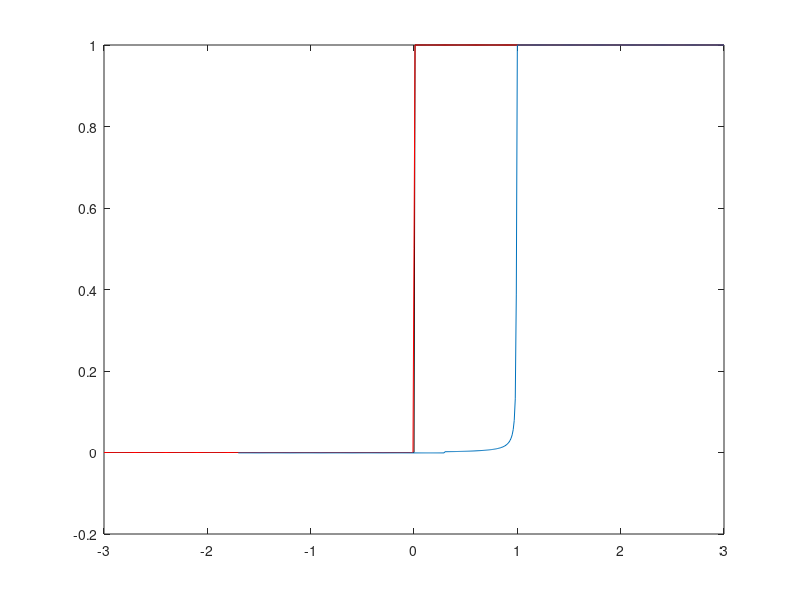
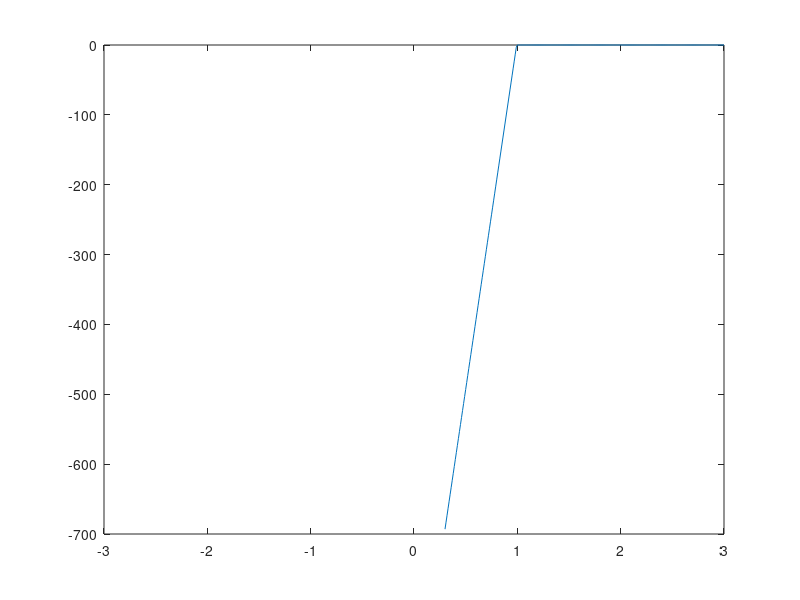

These charts were generated, in order, by the following MATLAB code:
close all
clear all
clc

x = -3:0.01:3;
% my parameters
k = 1000;
beta = 0.001;
R = 1;


logistic = @(x,k)(1./(1+exp(-k.*x)));
discrete = zeros(size(x));
discrete(x>0) = 1;

% cascade
erode_mid = @(u,k,beta,R)( -1./(2*R*k*(1+beta)).*(log(u) + 1/beta*log(1+beta*(1+u))));
x2u = @(x,k)(exp(-k*(x)));
u_fn = @(u,beta)(1 + beta*(1+u));
erode_2 = @(x,k,beta,R,u1,u2)( -1./(2*R*k*(1+beta)).*(-2*R*k+1/beta.*log(u1./u2)));

erode_2 = @(x,k,beta,R)( -1./(2*R*k*(1+beta)).*(-2*R*k+1/beta.*log((1 + beta*(1 + exp(-k*(x+R))))./(1 + beta*(1 + exp(-k*(x-R)))))));

erode_finv = @(x,beta)(1./x - beta);


erode = erode_2(x,k,beta,R);
erode = erode_finv(erode,beta);
%erode = erode_mid(exp(-k*(x+R)),k,beta,R) - erode_mid(exp(-k*(x-R)),k,beta,R);
%erode = erode_finv(erode,beta);

plot(x,discrete,'k')
hold on
plot(x,logistic(x,k),'r')
plot(x,erode)

figure()
logbit = @(x,k,beta,R)(log((1 + beta*(1 + exp(-k*(x+R))))./(1 + beta*(1 + exp(-k*(x-R))))));
plot(x,logbit(x,k,beta,R))